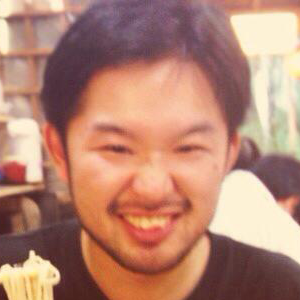
#> input picture 01_study/11_color/sample.png, 300 x 300 px
$ python color.py   (Python 2 division)
#> lines starting #> are read from the running program, lines starting #| are printed output that depends on the picture; after the words box and inside, x2 and y2 are one past the last pixel; in counts of white or black regions, pixels touching at a corner belong together
# -*- coding: utf-8 -*-
import cv2
import numpy as np
src = cv2.imread('sample.png', 1)
#> src is the input picture: shape (300, 300, 3); mean B, G, R 114.9, 133.5, 182.8

dst = np.zeros(src.shape, dtype=np.uint8)
dst = cv2.cvtColor(src, cv2.COLOR_BGR2HSV)  #BGR→HSVへ変換
#> dst: shape (300, 300, 3); mean H, S, V 45.9, 99.4, 182.9

print dst.shape
#| (300, 300, 3)

ij_index = [-1, -1]

max_h = -1
for i in range (dst.shape[0]):
    for j in range (dst.shape[1]):
        if (dst[i,j][0] <20 and dst[i,j][0] > 0 and dst[i,j][1] > 100):
            max_h = dst[i,j][0]
            cv2.circle(src,(j, i),5,(255,0,0),1)
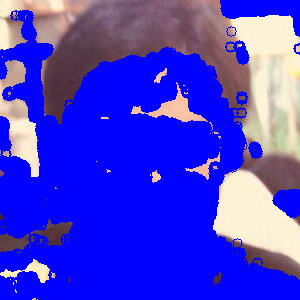
#> src: shape (300, 300, 3); mean B, G, R 211.2, 60.1, 70.3
cv2.circle(src,(0, 0),5,(0,0,255),1)
#> src: shape (300, 300, 3); 0.01% of pixels changed, all inside (x1, y1, x2, y2) = (0, 0, 6, 6)
cv2.circle(src,(0, 100),5,(0,0,255),1)
#> src: shape (300, 300, 3); mean B, G, R 211.1, 60.1, 70.3
cv2.circle(src,(100, 100),5,(0,0,255),1)
#> src: shape (300, 300, 3); mean B, G, R 211, 60.1, 70.4
        # print dst[i,j]
print max_h
# [6 lines of commented-out code are left out]
cv2.imshow('result',src)
cv2.imwrite("output.jpg", src);
cv2.waitKey(0)
